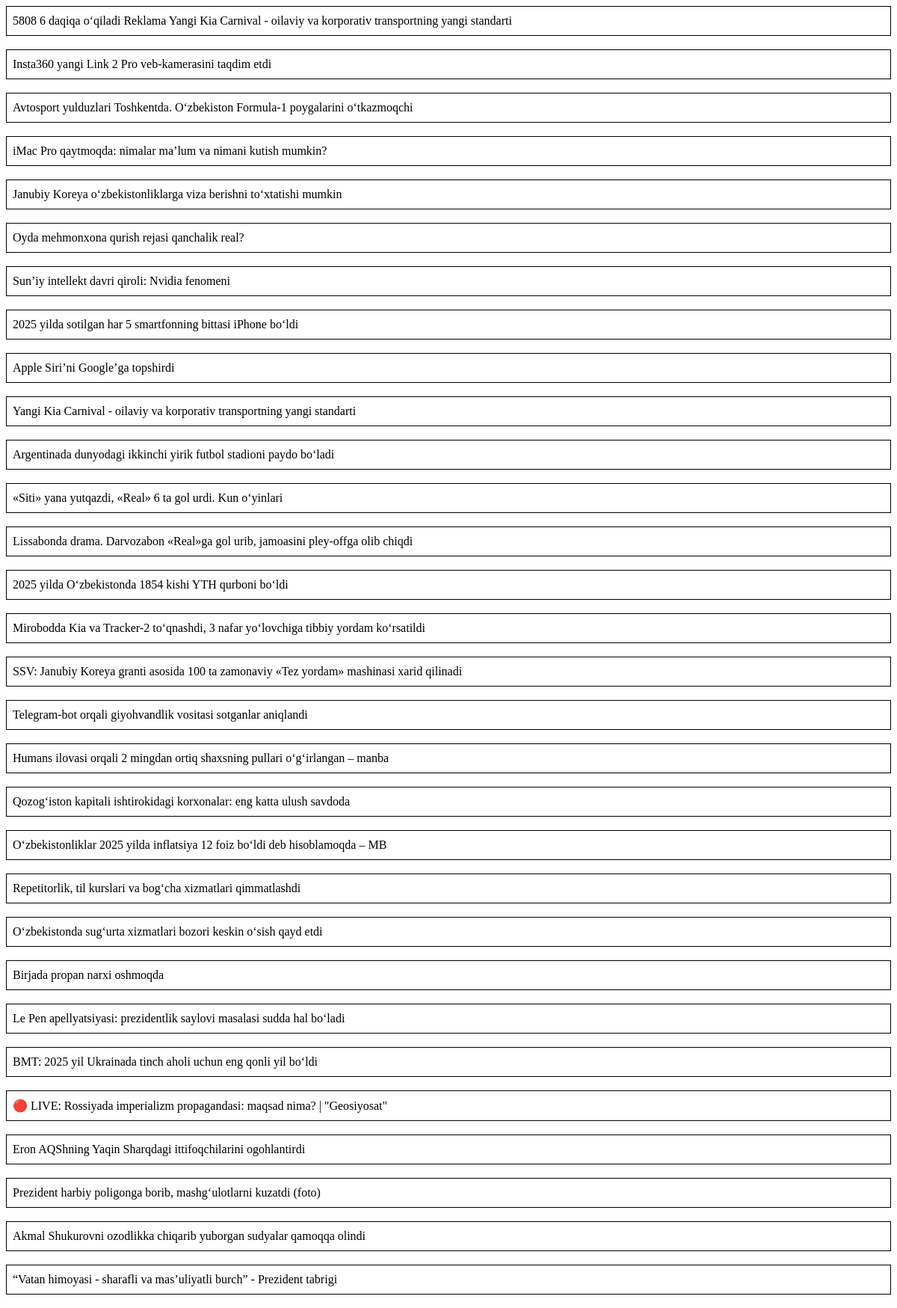
Before: /news/ (upper part) with the older database file.
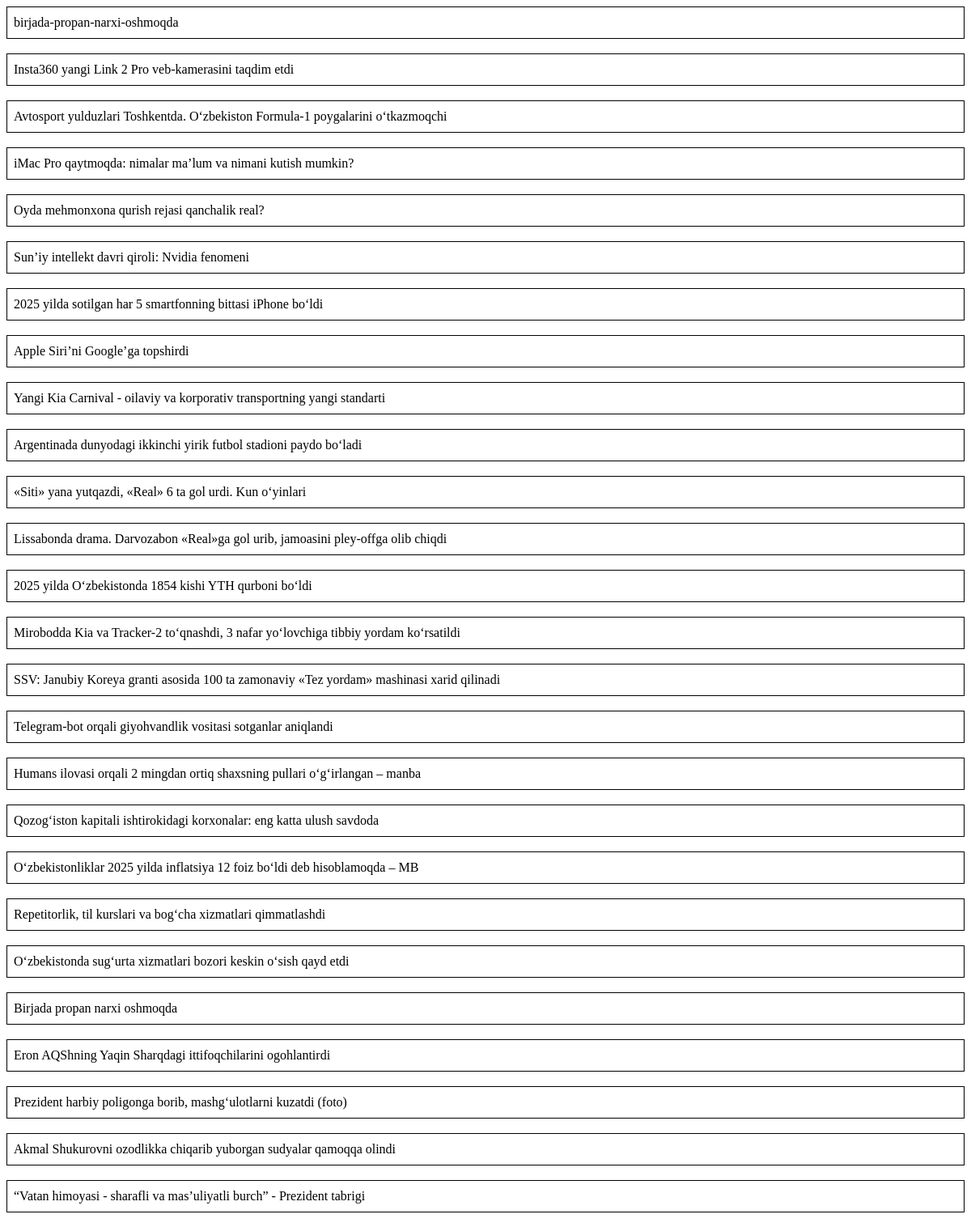
After: the same page with the newer database file.
### news_projeck/models.py (models this page shows, shortened)
class News(models.Model):
    class Status(models.TextChoices):
        Draft = "DT", "Draft"
        Published = "PB" , "Published"
    title = models.CharField(max_length=250)
    slug = models.SlugField(max_length=250)
    body = models.TextField()
    img = models.ImageField(upload_to='new/images/')
    category = models.ForeignKey(Category, on_delete=models.CASCADE)
    created_at = models.DateTimeField(auto_now_add=True)
    updated_at = models.DateTimeField(auto_now=True)
    published_at = models.DateTimeField(default=timezone.now)
    status = models.CharField(max_length=2 , choices=Status.choices , default=Status.Draft)
    class Meta:
        ordering = ["-published_at"]

### news_projeck/views.py (the view)
# urls.py: path('news/', news_list, name='news_list'),
def news_list(request):
    news = News.objects.all()
    categories = Category.objects.all
    context = {
        'news': news
    }
    return render(request, 'list.html', context=context)

### templates/list.html (shortened to what this page needs)
<!DOCTYPE html>
<html lang="en">
<head>
</head>
<body>
{% for new in news %}
    <div style="border: 1px solid black; padding: 10px 8px;">
        <a style="text-decoration: none; color: black;" href="{% url 'news_detail' new.id %}">
            {{ new.title }}
        </a>
    </div>
    <br>
{% endfor %}
</body>
</html>

Changed rows visible on the page:
removed News: title "5808 6 daqiqa o‘qiladi Reklama Yangi Kia Carnival - oilaviy va korporativ transportning yangi standarti"
removed News: title "Janubiy Koreya o‘zbekistonliklarga viza berishni to‘xtatishi mumkin"
removed News: title "Le Pen apellyatsiyasi: prezidentlik saylovi masalasi sudda hal bo‘ladi"
removed News: title "BMT: 2025 yil Ukrainada tinch aholi uchun eng qonli yil bo‘ldi"
removed News: title "🔴 LIVE: Rossiyada imperializm propagandasi: maqsad nima? | \"Geosiyosat\""
added News: title "birjada-propan-narxi-oshmoqda"
